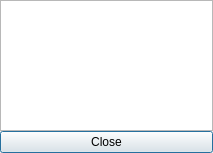
<?xml version="1.0" encoding="UTF-8"?>
<ui version="4.0">
 <class>PainterListWindow</class>
 <widget class="QDialog" name="PainterListWindow">
  <property name="geometry">
   <rect>
    <x>0</x>
    <y>0</y>
    <width>213</width>
    <height>153</height>
   </rect>
  </property>
  <property name="windowTitle">
   <string>Painter List</string>
  </property>
  <property name="sizeGripEnabled">
   <bool>false</bool>
  </property>
  <layout class="QVBoxLayout" name="verticalLayout">
   <property name="spacing">
    <number>0</number>
   </property>
   <property name="margin">
    <number>0</number>
   </property>
   <item>
    <widget class="QListWidget" name="listPainter"/>
   </item>
   <item>
    <widget class="QPushButton" name="buttonClose">
     <property name="text">
      <string>Close</string>
     </property>
    </widget>
   </item>
  </layout>
 </widget>
 <resources/>
 <connections>
  <connection>
   <sender>buttonClose</sender>
   <signal>clicked()</signal>
   <receiver>PainterListWindow</receiver>
   <slot>hide()</slot>
   <hints>
    <hint type="sourcelabel">
     <x>137</x>
     <y>281</y>
    </hint>
    <hint type="destinationlabel">
     <x>137</x>
     <y>146</y>
    </hint>
   </hints>
  </connection>
 </connections>
</ui>
